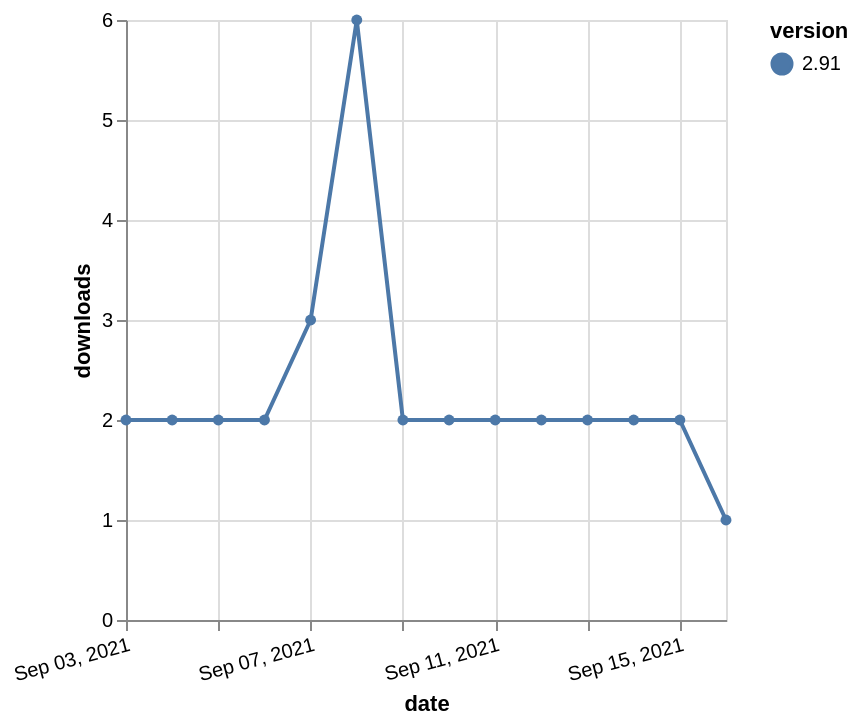

Vega-Lite specification stored for this chart:
### Vega-Lite specification from a JSON file in a GitHub repository (floating-point values rounded to 4 significant figures)
{"$schema": "https://vega.github.io/schema/vega-lite/v5.json", "description": "A simple bar chart with embedded data.", "data": {"values": [{"date": "2021-09-03", "total": 2663, "delta": 2, "version": "2.91"}, {"date": "2021-09-04", "total": 2665, "delta": 2, "version": "2.91"}, {"date": "2021-09-05", "total": 2667, "delta": 2, "version": "2.91"}, {"date": "2021-09-06", "total": 2669, "delta": 2, "version": "2.91"}, {"date": "2021-09-07", "total": 2672, "delta": 3, "version": "2.91"}, {"date": "2021-09-08", "total": 2678, "delta": 6, "version": "2.91"}, {"date": "2021-09-09", "total": 2680, "delta": 2, "version": "2.91"}, {"date": "2021-09-10", "total": 2682, "delta": 2, "version": "2.91"}, {"date": "2021-09-11", "total": 2684, "delta": 2, "version": "2.91"}, {"date": "2021-09-12", "total": 2686, "delta": 2, "version": "2.91"}, {"date": "2021-09-13", "total": 2688, "delta": 2, "version": "2.91"}, {"date": "2021-09-14", "total": 2690, "delta": 2, "version": "2.91"}, {"date": "2021-09-15", "total": 2692, "delta": 2, "version": "2.91"}, {"date": "2021-09-16", "total": 2693, "delta": 1, "version": "2.91"}]}, "width": "container", "mark": {"type": "line", "point": {"filled": true}}, "encoding": {"x": {"field": "date", "type": "temporal", "timeUnit": "yearmonthdate", "title": "date", "axis": {"labelAngle": -15}}, "y": {"field": "delta", "type": "quantitative", "title": "downloads"}, "color": {"field": "version", "type": "nominal"}, "tooltip": {"field": "delta"}}}
